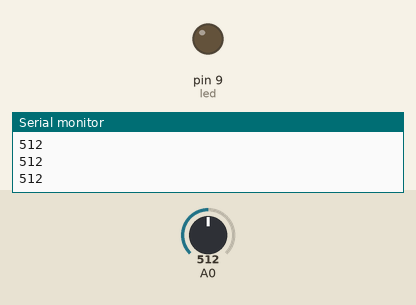
Bench run of a sketch on a simulated Arduino Uno, built with avr-gcc and run on an emulated ATmega328P. On the bench: output pins drawn as LEDs (lit = HIGH), the last lines printed to the serial monitor. Inputs (shaded band) come from the test bench; at power-on: A0 = 512.

Above: at 1.2 s.
1.3 s: A0 set to 531
2.8 s: A0 set to 558
At 3.2 s:
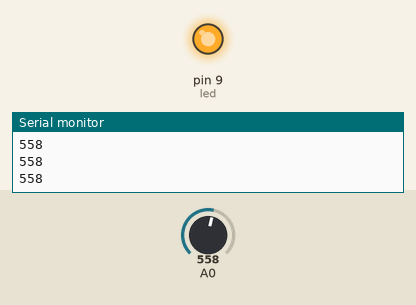
4.4 s: A0 set to 530
At 5.7 s:
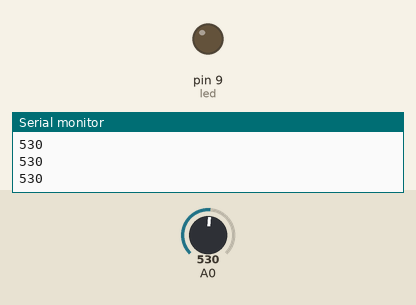
6.0 s: A0 set to 550
At 7.2 s:
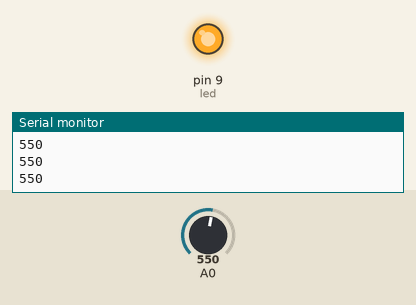
Timing chart, 0 to 8.6 s (numbered marks = the images above; inputs shaded):
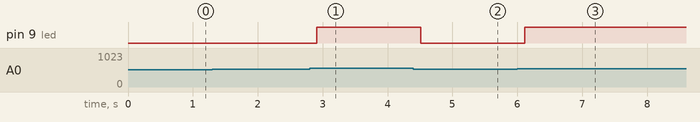

The sketch:

sound_sensor.ino
```cpp
int volumn;
int led = 9;
int threshold = 540;
int pin = 7;

void setup() {
  Serial.begin(9600);
  pinMode(led, OUTPUT);
}

void loop() {
  volumn = analogRead(A0);
  Serial.println(volumn, DEC);
  delay(100);
  if(volumn >= threshold){
    digitalWrite(led, HIGH);
  } else {
    digitalWrite(led, LOW);
  }
}
```

Measured:
- the behaviour switches between 539 and 540 on A0 (found by bisection; images 0 and 1)
- after the input at 2.8 s, pin 9 (led): LOW → HIGH after 0.11 s
- after the input at 4.4 s, pin 9 (led): HIGH → LOW after 0.11 s
- after the input at 6.0 s, pin 9 (led): LOW → HIGH after 0.12 s
